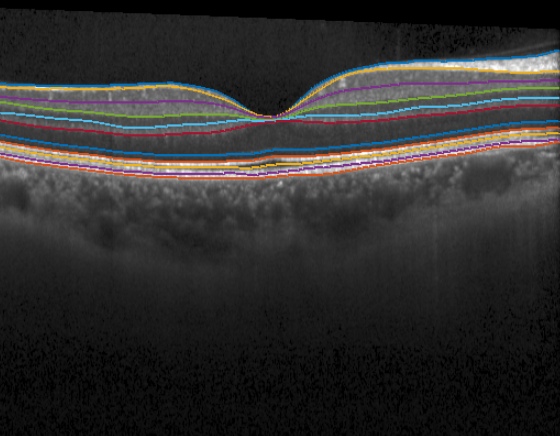
%> input picture _images/bscan.png, 560 x 436 px
$ octave --eval "result = fractal_dimension(imread('../_images/bscan.png'));"   (GNU Octave 9; MATLAB toolbox functions it lacks are replaced by stand-ins)
%> lines starting %> are read from the running program, lines starting %| are printed output that depends on the picture
function FD = fractal_dimension(I, method, visu)
%fractal_dimension Compute Fractal Dimension of a grayscale image
%
%   FD = fractal_dimension(I)
%   Computes the fractal dimension of a 2D grayscale image
%
%
%   Input arguments:
%
%   'I'              Input image as a 2D matrix. Color images are converted to
%                    gray scale values.
%
%   'method'         Optional. String indicating the method to use for fractal
%                    dimension computation.
%                    Options: 'DBC', 'IR_DBC' (see references [1] and [2],
%                    respectively)
%                    Default = 'IR_DBC'
%
%   'visu'           Optional. If true a plot with the computed values is
%                    shown.
%                    Default = false
%
%
%   Output arguments:
%
%   'FD'             Fractal dimension. Double.
%
%
%   Notes
%   -----
%   This implementation does not incorporate a procedure to compute the fractal
%   dimension of neither color nor binary images. The 'DBC' method has several
%   assumptions on image size so 'IR_DBC' method is prefered.
%
%
%   References
%   ----------
%   [1] Sarkar N. and Chaudhuri B. "An Efficient Differential Box-Counting
%   Approach to Compute Fractal Dimension of Image", IEEE Transactions On
%   Systems, Man and Cybernetics, 1991
%
%   [2] Long M. and Peng F. "A Box-Counting Method with Adaptable Box Height
%   for Measuring the Fractal Feature of Images", Radioengineering, 2013
%
%
%   Example
%   ---------
%   % Compute fractal dimension
%
%     I = imread('cameraman.tif');
%     FD = fractal_dimension(I);
%
%
%
%   David Romero-Bascones, Biomedical Engineering Department, Mondragon
%   Unibertsitatea, 2021
%   dromero@mondragon.edu

if nargin == 1
    method = 'IR_DBC';
end
if nargin <= 2
    visu = false;
end

if ~isnumeric(I)
    error(['Input image must be numeric but is: ', class(I)]);
end

% Convert to gray-scale if it is a color image
if ndims(I) == 3
    warning("Input image has color. It will be converted to gray-scale");
    I = rgb2gray(I);
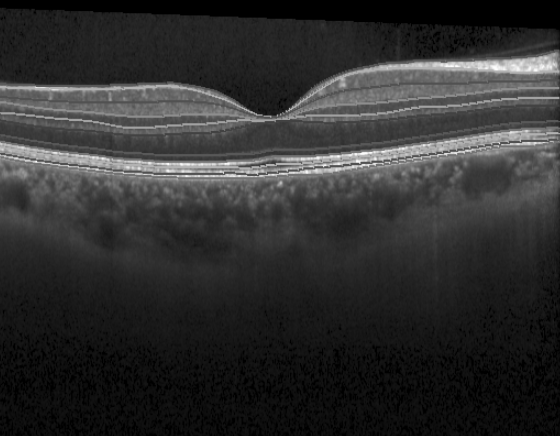
%> I: size 436x560 uint8; min 0, max 254, mean 47.5
end

if isequal(class(I), 'uint8')
    n_lev = 2^8;
elseif isequal(class(I), 'uint16')
    n_lev = 2^16;
else
    warning(['Input image is of type ', class(I), '. Converting to uint8.']);
    I = map2uint8(I);
    n_lev = 2^8;
end

[M, N] = size(I);
%> M = 436; N = 560

switch method
    case 'DBC'  %  See reference [1]
        if M ~= N
            max_dim = max([M N]);
            warning(['Number of columns and rows dont match. Resizing ',...
                'image to ', num2str(max_dim),' x ', num2str(max_dim),'.']);
            I = imresize(I, max_dim*[1 1]);
            M = max_dim;
%             N = max_dim;  %  not used
        end

        % List of s values to analyze
        s_max = floor(M/2);  %  floor to get an integer that maximizes coverage
%         s_vals = [2.^(1:(log2(s_max) - 1)) s_max];  %  powers of two
        s_vals = round(exp(linspace(log(2), log(s_max), 10)));

        % Define differential box counting function
        DBC_fun = @(block) max(block.data(:)) - min(block.data(:)) + 1;

        Nr = nan(1, length(s_vals));
        r_vals = s_vals/M;
        for i_s=1:length(s_vals)
            s = s_vals(i_s);

            % Compute box height (s_z). (s' in the paper. Equal to s only when
            % the number of gray levels equals image size). If the image is too
            % big the computed height might be smaller than 1!.
            s_z = round(n_lev*s/M);
            if s_z < 1
                warning(['Computed box height is < 1.',...
                    ' Using s_z = 1 instead. Results might be biased.',...
                    ' Consider reducing image size to ', num2str(n_lev),...
                    ' x ', num2str(n_lev),'.']);
                s_z = 1;
            end

            % From gray level values to box indexes (starting from 1)
            I_box = ceil((double(I) + 1)./s_z);  %  floor((double(I))./s_z); works as well

            % Differential box counting
            % When the blocks do not fit exactly in the image the last block is
            % processed with the number of pixels that fall in it
            nr = blockproc(I_box, [s s], DBC_fun);
            Nr(i_s) = sum(nr(:));
        end

    case 'IR_DBC'  %  See reference [2]

        Q = min([(M*N)^(1/3) M N]);  %  maximum value of r (Q)
%> Q = 62.5
        r_vals = exp(linspace(log(2), log(Q), 10));  %  r-vals to sample (equally divided in log-space)

        Nr = nan(1, length(r_vals));
        for i_r=1:length(r_vals)
            r = r_vals(i_r);
            m = floor(M/r);
            n = floor(N/r);
            p = n_lev/r;

            % Integer ratio differential box counting
            % It does not matter whether I is in range [0,255] or [0,256] as we
            % are only considering the difference.
            % The numel(block.data)/(m*n) is 1 for full blocks (size = m x n)
            % and smaller when the block was smaller (at the edges).
            IR_DBC_fun = @(block) ((max(block.data(:))-min(block.data(:)))/p + 1) * numel(block.data)/(m*n) ;

            nr = blockproc(double(I), [m n], IR_DBC_fun);

            Nr(i_r) = sum(nr(:));
        end
%> this loop made 10 passes
%> nr on passes 1 to 2: [2.96 2.98; 1.61 1.59], [3.65 3.24 3.64; 3.71 3.66 3.56; 1.34 1.33 1.25]
%> after the loop, Nr = [9.15 25.37 58.82 138.4 340 866.5 2143.4 5365 12822.6 37177.3]

        % Necessary adjustment (probably a notation error in the paper [2])
        % The "r" used for FD calculation in regression is the inverse of what
        % they use for defining block sizes. Caution!
        r_vals = 1./r_vals;

    otherwise
        error("Unsupported method. Use 'DBC' or 'IR_DBC' instead.");
end

% Compute fractal dimension (FD, D in the literature)
x = log(1./r_vals);
y = log(Nr);
%> y = [2.21 3.23 4.07 4.93 5.83 6.76 7.67 8.59 9.46 10.52]
p = polyfit(x, y, 1);
%> p = [2.38 0.587]
FD = p(1);
%> FD = 2.38

if visu
    p = plot(x, x*p(1) + p(2),'linewidth',1.5); hold on;
    scatter(x, y,50,'filled','linewidth',1.5,'MarkerFaceColor','white',...
        'MarkerEdgeColor',p.Color,'HandleVisibility','off');
    xlabel('Log(1/r)');
    ylabel('Log(Nr)');
    grid on;
    title(['FD = ' num2str(FD)]);
    set(gca, 'FontSize', 12);
end

$ run again, on _images/report.png
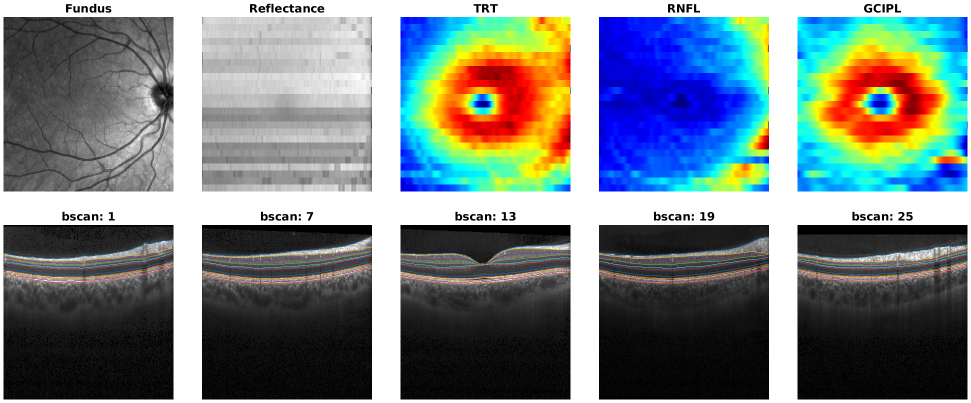
%> input picture _images/report.png, 1941 x 805 px (shown at 1/2 size)
%> in fractal_dimension, `I = rgb2gray(I);`:
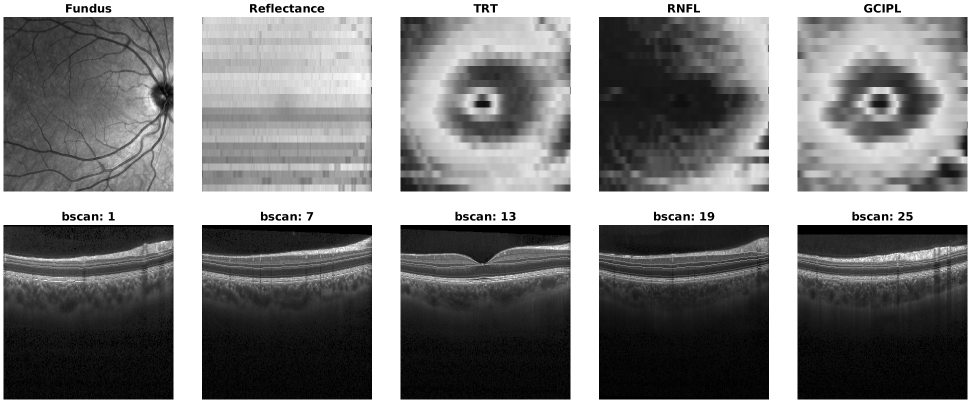
%> I: size 805x1941 uint8 (shown at 1/2 size); min 0, max 255, mean 126.3
%> after the loop in fractal_dimension, `for i_r=1:length(r_vals)`: Nr = [11.98 40.74 143.3 498 1587.9 4543.1 14814.4 39702 119594 352377.3]
%> y = [2.48 3.71 4.97 6.21 7.37 8.42 9.6 10.59 11.69 12.77]
%> in fractal_dimension, `p = polyfit(x, y, 1);`: p = [2.52 0.909]
%> FD = 2.52
